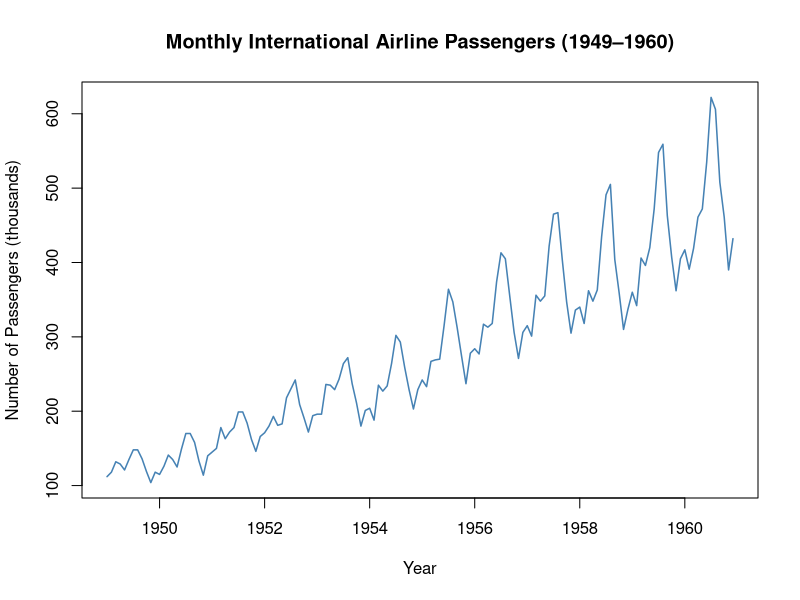
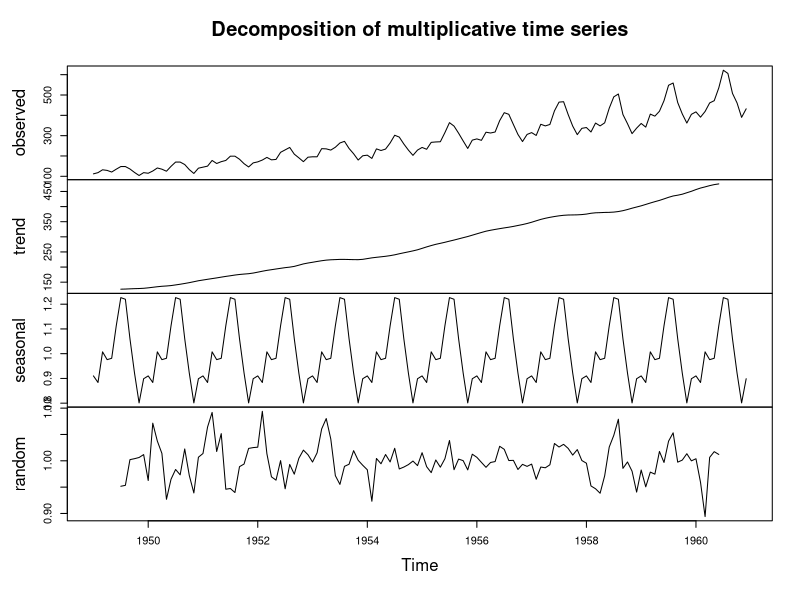
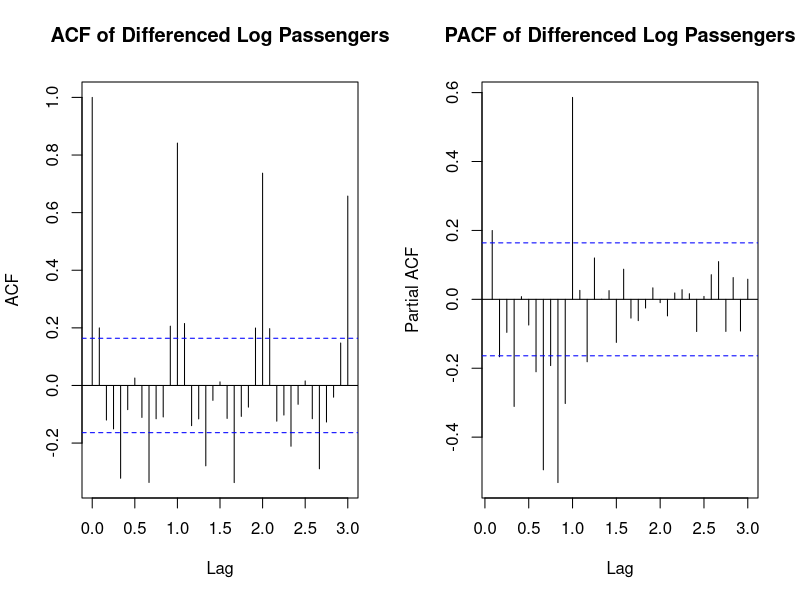
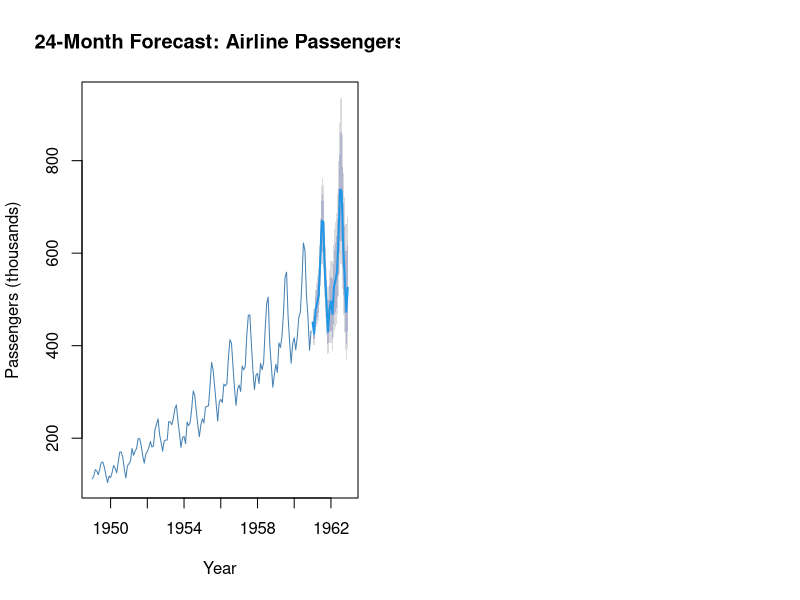
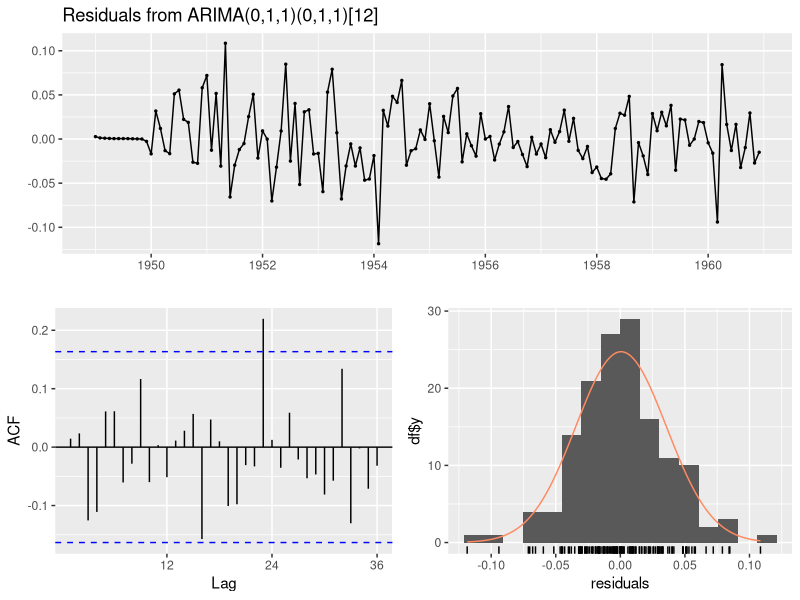

Recreate these plots in R, in order.
## ---- chunk 1
# Built-in dataset: monthly airline passengers (1949-1960)
data("AirPassengers")

# Inspect structure
print(AirPassengers)
class(AirPassengers)
frequency(AirPassengers)  # 12 = monthly
start(AirPassengers)
end(AirPassengers)
## ---- chunk 2
#| fig-width: 9
#| fig-height: 4

plot(AirPassengers,
     main = "Monthly International Airline Passengers (1949–1960)",
     ylab = "Number of Passengers (thousands)",
     xlab = "Year",
     col = "steelblue", lwd = 1.5)
## ---- chunk 3
#| fig-width: 9
#| fig-height: 7

# Multiplicative decomposition (seasonal variation grows with level)
decomp <- decompose(AirPassengers, type = "multiplicative")
plot(decomp)
## ---- chunk 4
# View seasonal indices
round(decomp$seasonal[1:12], 4)
## ---- chunk 5
# install.packages("tseries")
library(tseries)

adf.test(AirPassengers)
## ---- chunk 6
#| fig-width: 10
#| fig-height: 4

# Log-transform to stabilise variance, then first-difference
log_ap <- log(AirPassengers)
diff_log_ap <- diff(log_ap, differences = 1)

par(mfrow = c(1, 2))
acf(diff_log_ap,  main = "ACF of Differenced Log Passengers",  lag.max = 36)
pacf(diff_log_ap, main = "PACF of Differenced Log Passengers", lag.max = 36)
## ---- chunk 7
# Manual ARIMA fit
model_arima <- arima(log_ap,
                     order = c(0, 1, 1),          # non-seasonal: d=1, MA(1)
                     seasonal = list(order = c(0, 1, 1), period = 12))

summary(model_arima)
## ---- chunk 8
# install.packages("forecast")
library(forecast)

model_auto <- auto.arima(AirPassengers, lambda = 0)  # lambda=0 for log transform
print(model_auto)
## ---- chunk 9
#| fig-width: 9
#| fig-height: 5

# Forecast 24 months ahead
fc <- forecast(model_auto, h = 24)

plot(fc,
     main = "24-Month Forecast: Airline Passengers",
     ylab = "Passengers (thousands)",
     xlab = "Year",
     col = "steelblue")
## ---- chunk 10
# View forecast values with confidence intervals
print(fc)
## ---- chunk 11
#| fig-width: 9
#| fig-height: 5

# Residuals should look like white noise
checkresiduals(model_auto)
## ---- chunk 12
accuracy(model_auto)
## ---- chunk 13
model_ets <- ets(AirPassengers)
summary(model_ets)

fc_ets <- forecast(model_ets, h = 24)
accuracy(fc_ets)
